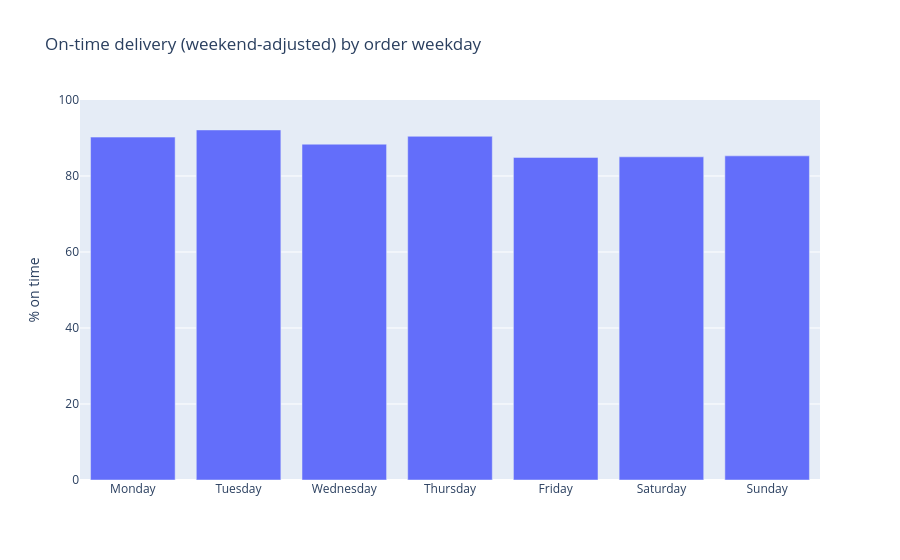

Notebook source saved alongside this figure:
### Markdown cell above
### 4.10 Levering — wordt de next-day-belofte waargemaakt?
**Wat en waarom:** we berekenen het percentage webshoporders dat de dag na bestelling wordt geleverd, en de gemiddelde levertijd per weekdag. De belofte is next-day, *behalve in het weekend*. Daarom rekenen we ook een "gecorrigeerde" versie: een vrijdag- of zaterdagorder die op maandag aankomt, telt als op tijd.

### Code cell
def promised_date(d):
    # next working day: Fri/Sat/Sun orders -> Monday
    wd = d.dayofweek
    return d + pd.Timedelta(days={4: 3, 5: 2, 6: 1}.get(wd, 1))

ecom["promised"] = ecom["Order date"].map(promised_date)
ecom["on_time"] = ecom["Delivery date"] <= ecom["promised"]

print(f"Delivered next calendar day: {(ecom['lead_days'] == 1).mean() * 100:.1f}%")
print(f"On time vs. promise (weekend-adjusted): {ecom['on_time'].mean() * 100:.1f}%")

dist = ecom["lead_days"].value_counts(normalize=True).sort_index() * 100
display(dist.to_frame("% of orders").round(1).T)

WEEKDAYS = ["Monday", "Tuesday", "Wednesday", "Thursday", "Friday", "Saturday", "Sunday"]
by_wd = (ecom.groupby("order_weekday")
             .agg(orders=("Value", "size"), avg_lead_days=("lead_days", "mean"), on_time_pct=("on_time", "mean"))
             .reindex(WEEKDAYS))
by_wd["on_time_pct"] *= 100
display(by_wd.round(2))

fig = px.bar(by_wd.reset_index(), x="order_weekday", y="on_time_pct",
             title="On-time delivery (weekend-adjusted) by order weekday",
             labels={"on_time_pct": "% on time", "order_weekday": ""})
fig.update_yaxes(range=[0, 100])
fig.show()

### Figure 1 — Plotly figure (JSON) as saved in the notebook; plotly's stock layout.template omitted (floating-point values rounded to 4 significant figures)
{"data": [{"hovertemplate": "=%{x}<br>% on time=%{y}<extra></extra>", "legendgroup": "", "marker": {"color": "#636efa", "pattern": {"shape": ""}}, "name": "", "orientation": "v", "showlegend": false, "textposition": "auto", "type": "bar", "x": ["Monday", "Tuesday", "Wednesday", "Thursday", "Friday", "Saturday", "Sunday"], "xaxis": "x", "y": [90.23, 92.12, 88.37, 90.44, 84.9, 85.05, 85.3], "yaxis": "y"}], "layout": {"barmode": "relative", "legend": {"tracegroupgap": 0}, "title": {"text": "On-time delivery (weekend-adjusted) by order weekday"}, "xaxis": {"anchor": "y", "domain": [0, 1], "title": {"text": ""}}, "yaxis": {"anchor": "x", "domain": [0, 1], "range": [0, 100], "title": {"text": "% on time"}}}}
